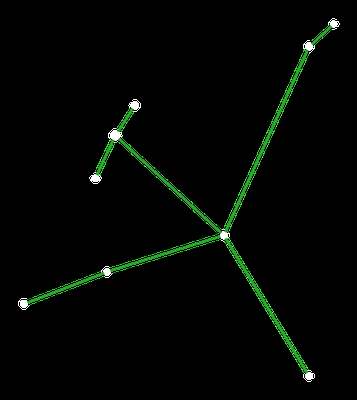
#> input picture participant/patterns/aquila_pattern.png, 357 x 400 px; its folder holds only this picture in this run
$ jupyter execute --allow-errors constellation_detection.ipynb   (older library calls are emulated)
#> lines starting #> are read from the running program, lines starting #| are printed output that depends on the picture; after the words box and inside, x2 and y2 are one past the last pixel; in counts of white or black regions, pixels touching at a corner belong together
#> in from_png, im is the input picture: shape (400, 357, 4); mean B, G, R, A 2.6, 6.2, 2.5, 3.5
[cell 1]
from __future__ import annotations   # must remain the very first statement of the notebook

import copy
import csv
import glob
import itertools
import math
import os
import re
import sys
import time
import traceback
from collections import deque, namedtuple
from concurrent.futures import ThreadPoolExecutor
from dataclasses import dataclass, replace
from dataclasses import field as dc_field
from functools import lru_cache
from types import SimpleNamespace

import cv2
import numpy as np
import torch
import torch.nn.functional as F
from scipy import ndimage
from scipy.spatial import cKDTree
from scipy.stats import rankdata

# Constellation Detection as Plate Solving
*CS-GY 6643 Computer Vision, Project 1, Question 5*

## The problem in one paragraph

Every scene gives us a 3000 × 3000 greyscale sky and a folder of 32 × 32 query patches. A patch is one of three things: a star belonging to the constellation drawn in that sky, some other star of the same sky, or a crop taken from somewhere else entirely. Patches that do belong to the sky have been rotated, rescaled, blurred, shifted by a sub-pixel amount and had noise added, but their centre still sits on the answer. For each patch the output is either `-1` or `(x, y, m)`, where `m = 1` marks a star of the figure, and each scene additionally gets one of 48 constellation names.

A scene is scored as

$$0.25\,\text{Presence} + 0.20\,\text{Localisation} + 0.25\,\text{GeometricRecovery} + 0.30\,\text{Identification},$$

and the final score is the mean over scenes.

## How the solver is organised

The code is built around a handful of objects, each owning one stage of a scene:

| object | job |
|---|---|
| `SkyModel` | background removal, matched-filter star catalogue, saturated-star fixes, stretched correlation image, neighbour tables |
| `Patch` | the same front-end at patch scale, plus the neighbour descriptor and the halo size |
| `Constellation` | a reference drawing turned into a normalised point set with seed pairs |
| `PoseScorer` | correlation of one patch against the sky at any set of (centre, zoom, angle) poses |
| `Localizer` | finds every patch of a scene: whole-sky sweep → screen → coarse → fine, or the bright-star path |
| `Identifier` | exhaustive two-point hypotheses for every figure, likelihood-ratio scoring, scrambled-figure calibration |
| `SceneOutcome` | everything a solved scene produced (answers, name, ranking, the evidence behind them) |

The notebook follows the data: environment and settings, then the stages in pipeline order, then the scene driver, diagnostics and runs.

## 0. Environment

Locates the `participant/` folder (Colab Drive, a local folder, or the `CONST_DATA` variable) and picks the torch device. `IN_NOTEBOOK` gates everything that only makes sense interactively (plots, evaluation), so the same file can also run as a script.

[cell 2]
def running_in_colab() -> bool:
    try:
        import google.colab  # noqa: F401
    except ImportError:
        return False
    return True


def find_participant_dir():
    """Absolute path of the first candidate folder that holds a patterns/ subfolder, else None."""
    candidates = (os.environ.get("CONST_DATA", ""), "participant", "../participant",
                  os.path.join(os.getcwd(), "participant"),
                  "/content/drive/MyDrive/constellation_data/participant", "/content/participant")
    return next((os.path.abspath(c) for c in candidates if c and os.path.isdir(os.path.join(c, "patterns"))), None)


IN_COLAB = running_in_colab()
DATA = find_participant_dir()
if DATA is None and IN_COLAB:
    from google.colab import drive
    drive.mount("/content/drive")
    DATA = find_participant_dir()
if DATA is None:
    print("participant/ not found: place it next to this notebook, set CONST_DATA, or pass --data")

IN_NOTEBOOK = ("ipykernel" in sys.modules) or hasattr(sys, "ps1") or IN_COLAB
print("data:", DATA, "| colab:", IN_COLAB, "| notebook:", IN_NOTEBOOK)

SKY_W = SKY_H = 3000
CV_THREADS = int(os.environ.get("DENSE_WORKERS", "8"))
#> (the rest of this cell did not finish here and is left out)

## 1. What the data looks like

- **Scenes.** Three labelled training skies (pisces 41 patches, scorpius 41, taurus 34) and sixteen validation skies with between 21 and 87 patches.
- **Reference drawings.** RGBA line art. Size, rotation, mirroring and aspect ratio are all arbitrary, so a drawing only fixes the figure up to a similarity (or mild affine) transform.
- **Patches.** Present, off-figure and foreign patches are degraded in exactly the same way. Their appearance alone says nothing about their class; only a match against the sky can.
- **Sky statistics.** The intensity distribution is heavy-tailed: most pixels are near black, a small fraction is saturated, and the background shifts across mosaic seams and nebulae. Hence a robust background model, and a compressive stretch before any correlation so a single saturated star cannot dominate a window.

No part of the solver may be tuned to an individual scene. Every constant is expressed in pixels, robust-noise units or score units, and the training scenes serve only as a check.

## 2. Configuration

All knobs sit in the `Config` dataclass. `configure(base, **changes)` returns an edited copy; the experiments at the end of the notebook use it to try variants without touching the defaults.

[cell 3]
@dataclass
class Config:
    """Tunable numbers of the solver.  Each one is a pixel, noise-unit or score quantity; none
    is tied to a particular scene."""

    # --- sky catalogue ---------------------------------------------------------------
    bg_shrink: int = 4                 # the background is estimated on a 4x-downsampled sky
    bg_median_px: int = 31             # median window on that small image (~124 px at full size)
    star_psf_sigma: float = 1.2        # width of the point-source matched filter
    star_k_sigma: float = 3.6          # detection threshold in robust-noise units
    star_nms_radius: int = 3
    star_cap: int = 60000
    despeckle: bool = True             # 3x3 median, detection only
    sat_value: int = 250               # saturation level
    sat_min_px: int = 3                # a plateau must have at least this many pixels
    sat_min_fill: float = 0.3          # and be compact (seams and diffraction spikes are not)

    # --- query patches ---------------------------------------------------------------
    tile_bg_median: int = 9
    tile_bg_model: str = "median"      # "median" or "surface"
    tile_edge_margin: float = 0.0
    tile_psf_sigma: float = 1.0
    tile_k_sigma: float = 3.2
    tile_remove_halo: bool = True
    tile_max_neighbours: int = 8
    tile_seed_neighbours: int = 3
    anchor_radius: float = 2.5
    tile_centre: float = 15.5

    # --- neighbour-pattern voting ------------------------------------------------------
    zoom_lo: float = 0.7               # sky pixels per patch pixel
    zoom_hi: float = 1.45
    sky_knn: int = 16
    nb_tol_px: float = 1.5
    nb_tol_rel: float = 0.06
    nb_tol_edge: float = 2.5
    flux_spread_w: float = 0.3
    mem_budget_gb: float = 20.0

    # --- whole-sky template sweep -----------------------------------------------------
    search_stride: int = 1
    search_n_angles: int = 36
    search_zooms: tuple = (0.8, 0.9, 1.0, 1.12, 1.25)
    search_inner_r: float = 0.0
    search_peaks_each: int = 6
    search_keep: int = 1500
    search_batch: int = 24
    search_backend: str = "auto"       # "auto" | "cv" | "torch"

    # --- verification correlation ------------------------------------------------------
    corr_sigma: float = 1.0
    corr_stretch: str = "sqrt"         # "asinh" | "sqrt" | "none"
    corr_outer_r: float = 22.0
    corr_remove_profile: bool = True
    corr_inner_r: float = 4.0
    corr_batch: int = 65536
    screen_keep: int = 150
    coarse_dang_deg: float = 7.5
    coarse_dzoom: float = 0.10
    fine_keep: int = 12
    fine_dang_deg: float = 1.5
    fine_dzoom: float = 0.025
    fine_dxy: float = 0.6
    null_draws: int = 200
    bgcorr_star_level: float = 3.0
    bgcorr_inner_r: float = 7.0
    bgcorr_weight: float = 0.0
    whiten: bool = True
    whiten_eps: float = 0.1
    whiten_dense: bool = False

    # --- presence decision -------------------------------------------------------------
    pres_ncc_alone: float = 0.70
    pres_ncc_floor: float = 0.55
    pres_margin: float = 0.08
    pres_bright_ncc: float = 0.55
    pres_z_alone: float = 8.0
    pres_z_weak: float = 3.0
    pres_min_support: int = 3
    pres_zbg: float = 99.0

    # --- reference drawings ------------------------------------------------------------
    fig_min_pair_len: float = 0.35
    fig_pair_cap: int = 500
    fig_pairs_per_node: int = 4

    # --- identification ----------------------------------------------------------------
    id_n_stars: int = 350
    id_n_complete: int = 600
    id_scale_lo: float = 300.0         # sky pixels per normalised figure unit
    id_scale_hi: float = 1500.0
    id_shift_margin: float = 300.0
    id_verify_min: int = 60
    id_verify_max: int = 400
    id_keep_per_chunk: int = 400
    id_chunk_work: float = 2.0e7
    id_tol_rel: float = 0.02
    id_tol_lo: float = 10.0
    id_tol_hi: float = 12.0
    id_seed_mult: float = 2.5
    id_soft_mult: float = 1.5
    id_dt_cell: float = 4.0
    id_sigma_div: float = 3.0
    id_affine_min: int = 4
    id_max_aniso: float = 1.3
    id_off_margin: float = 80.0
    id_off_penalty: float = 0.0
    id_max_off: int = 1
    id_max_off_frac: float = 0.4
    id_size_w: float = 0.4
    id_missing_w: float = 0.5
    id_offimg_w: float = 0.1
    id_merge_px: float = 6.0
    null_k: int = 2
    null_sd_floor: float = 1.0
    null_seed: int = 12345
    null_shrink: float = 2.0
    null_bw: float = 1.5

    # --- bright patches and figure placement ---------------------------------------------
    bright_radius: float = 6.0
    bright_pool: int = 500
    bright_refine_n: int = 60
    bright_jitter_n: int = 6
    bright_jitter_px: float = 2.0
    bright_jitter_step: float = 1.0
    bright_jitter_sat_px: float = 6.0
    bright_jitter_sat_step: float = 2.0
    core_search_r: float = 8.0
    core_level: float = 0.9
    bright_always_present: bool = True
    bright_sure_margin: float = 0.08
    dense_confident_margin: float = 0.10
    node_snap_px: float = 30.0
    node_n_angles: int = 18
    node_zooms: tuple = (0.8, 0.9, 1.0, 1.12, 1.25)
    node_min_ncc: float = 0.0
    node_min_margin: float = 0.0
    node_keep_px: float = 12.0
    place_tol_mult: float = 3.0
    blown_mean: float = 150.0
    assign_blown: bool = True
    blown_flux_frac: float = 0.5
    member_px: float = 12.0

    # --- execution -----------------------------------------------------------------------
    prefetch: int = 3
    do_identify: bool = True
    verbose: int = 1


def configure(base: Config | None = None, **changes) -> Config:
    """Copy of `base` (or of the defaults) with the given fields replaced."""
    return replace(base or Config(), **changes)

## 3. Shared utilities

- `robust_sigma`: Gaussian-equivalent noise from the median absolute deviation.
- `greedy_suppress`: keep the strongest point of every cluster (non-maximum suppression on points).
- `fit_similarity` / `fit_affine`: least-squares 2-D transforms between matched point sets.
- `tile_geometry` and `ring_labels`: cached pixel offsets, radii and one-pixel ring indices of a 32 × 32 patch.
- `StarTable`: a column store of detections whose columns are always filtered together.

[cell 4]
def log(cfg, *parts):
    if cfg.verbose:
        print(*parts, file=sys.stderr, flush=True)


# [7 lines left out: function robust_sigma, not called in this run]


def greedy_suppress(points, radius, strength):
    """Boolean mask: visiting points strongest first, keep a point unless an already-kept point
    lies within `radius` of it."""
    keep = np.zeros(len(points), bool)
    if len(points) == 0:
        return keep
    neighbourhoods = cKDTree(points).query_ball_point(points, radius)
    alive = np.ones(len(points), bool)
    for i in np.argsort(-strength):
        if alive[i]:
            keep[i] = True
            alive[neighbourhoods[i]] = False
    return keep


# [18 lines left out: functions fit_similarity, fit_affine, not called in this run]


def apply_transform(A, t, pts):
    return pts @ A.T + t


# [12 lines left out: functions tile_geometry, ring_labels, not called in this run]


def pixel_of(coord, limit):
    return np.clip(np.round(coord).astype(int), 0, limit - 1)


@dataclass
class StarTable:
    """Detections as parallel columns.  Optional columns are None until filled."""
    x: np.ndarray
    y: np.ndarray
    flux: np.ndarray
    peak: np.ndarray
    snr: np.ndarray = None
    x0: np.ndarray = None
    y0: np.ndarray = None
    sat_area: np.ndarray = None
    sat_flux: np.ndarray = None
    sat: np.ndarray = None

    @classmethod
    def empty(cls):
        return cls(*(np.zeros(0) for _ in range(4)))

    def __len__(self):
        return len(self.x)

    @property
    def xy(self):
        return np.stack([self.x, self.y], 1)

    def subset(self, selector) -> "StarTable":
        return StarTable(**{name: (col if col is None else col[selector]) for name, col in vars(self).items()})

## 4. From pixels to stars

### 4a. The sky: `SkyModel`

1. **Flatten.** Downsample 4× by area averaging, take a 31-pixel median, upsample, subtract. Stars are sparse bright outliers and the background is roughly piecewise constant, which is exactly the situation a median handles well.
2. **Detect.** A 3 × 3 median removes hot pixels (for detection only). A σ = 1.2 px Gaussian is the matched filter for a point source; its local maxima above 3.6 × (1.4826 · MAD) are stars. Their centroids and fluxes come from 5 × 5 box sums.
3. **Fix saturated stars.** A blown-out star has a flat top, so the box centroid can land anywhere on it. Each such star is moved to the centroid of its compact saturated component (found through a 3 × 3 maximum filter over the component labels), duplicates on one plateau are merged, and the count of saturated pixels in a 25 × 25 box (read from a summed-area table) becomes its brightness proxy.
4. **Prepare for correlation.** The flattened sky is lightly smoothed and mapped through `sign(x)·sqrt(|x|)` in noise units: brightness order is preserved but the bright tail is compressed.
5. **Neighbour tables.** Once the patches are known (they fix the search radius), every star records its 16 nearest neighbours as offsets, distances, angles and fluxes.

[cell 5]
# [85 lines left out: functions subtract_background, detect_peaks, box_count, recentre_saturated, compress_range, not called in this run]


class SkyModel:
    """Star catalogue, correlation image and noise level of one sky; neighbour tables are added
    by index_neighbours once the search radius is known."""

    # [32 lines left out: functions __init__, index_neighbours, not called in this run]

    def star_list(self):
        """The light-weight part of the catalogue that outlives the scene."""
        return SimpleNamespace(xy=self.xy, flux=self.flux, sat=self.sat)

### 4b. The patches: `Patch`

Each patch goes through a scaled-down version of the same pipeline. A small median followed by a Gaussian models the local illumination. The mean of each one-pixel ring around the centre is then subtracted, so the halo of a bright central star does not bury its neighbours. The detection within 2.5 px of the centre is the *anchor*; up to 8 other detections, with their distance, angle, flux and an SNR weight, form the patch descriptor.

The *halo radius* is where the ring profile falls below 25 % of the central excess. A patch whose halo reaches 6 px is handled as a **bright-star patch** later on.

[cell 6]
# [13 lines left out: function surface_background, not called in this run]


def ring_average(img, ring):
    return np.bincount(ring.ravel(), img.ravel(), 24) / np.maximum(np.bincount(ring.ravel(), minlength=24), 1)


# [9 lines left out: function halo_radius, not called in this run]


class Patch:
    """A query patch: its stretched image, neighbour descriptor and halo size."""

    # [74 lines left out: functions __init__, _background_free, _find_stars, _describe, core_centroid, not called in this run]

## 5. Reference figures: `Constellation`

A drawing's stars are its white dots: pixels with alpha above 100 whose three colour channels all exceed 150. Every connected blob of 4 to 400 px (and at most 30 px across) becomes a node, with its area kept as a size, since bigger dots mean brighter stars. A blob that is far larger than the typical one, or clearly elongated, is really two dots touching; it is split at the maxima of its distance transform. Drawings without white dots fall back to filled discs, rings and skeleton end points.

Nodes are normalised to zero centroid and unit RMS radius. Hypotheses are later seeded from node pairs; to bound the cost (pairs × nodes), each node contributes at most its 4 longest pairs.

[cell 7]
def drawing_mask(im):
    """Foreground of a drawing: the alpha channel when it is informative, otherwise pixels far
    from the most common border grey level."""
    gray = im if im.ndim == 2 else cv2.cvtColor(im[:, :, :3], cv2.COLOR_BGR2GRAY)
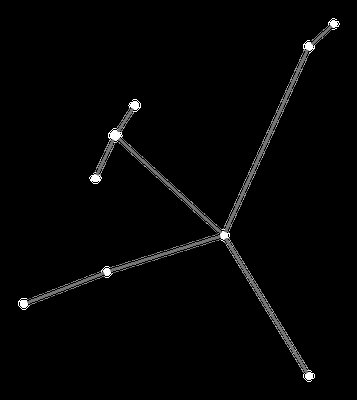
#> gray: shape (400, 357); min 0, max 255, mean 4.7
    if im.ndim == 3 and im.shape[2] == 4:
        alpha = im[:, :, 3]
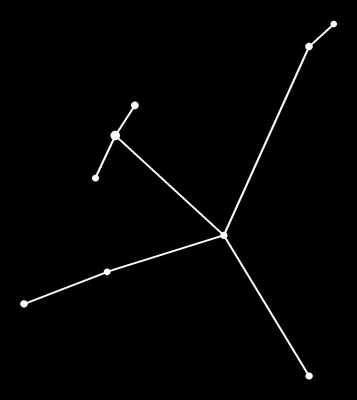
#> alpha: shape (400, 357); min 0, max 255, mean 3.5
        if alpha.min() < 128 < alpha.max():
            return (alpha > 128).astype(np.uint8)
#> returned value: shape (400, 357); values 0 (black) and 1 (white), 1.3% white in thin lines or dots, all inside (x1, y1, x2, y2) = (20, 21, 337, 379)
    border = np.concatenate([gray[0], gray[-1], gray[:, 0], gray[:, -1]])
    background = int(np.bincount(border).argmax())
    return (np.abs(gray.astype(int) - background) > 40).astype(np.uint8)


def seed_pairs(norm, cfg):
    """Node pairs of normalised length >= fig_min_pair_len (or the upper 70 % if that leaves
    fewer than 3), capped at fig_pairs_per_node x nodes, longest first."""
    pairs = np.array(list(itertools.combinations(range(len(norm)), 2)), int).reshape(-1, 2)
    if len(pairs) == 0:
        return np.zeros((0, 2), int)
    length = np.hypot(*(norm[pairs[:, 0]] - norm[pairs[:, 1]]).T)
    long_enough = length >= cfg.fig_min_pair_len
    if long_enough.sum() < 3:
        long_enough = length >= np.percentile(length, 30)
    pairs, length = pairs[long_enough], length[long_enough]
    cap = min(cfg.fig_pair_cap, max(12, cfg.fig_pairs_per_node * len(norm)))
    if len(pairs) > cap:
        pairs = pairs[np.argsort(-length)[:cap]]
    return pairs if len(pairs) else np.zeros((0, 2), int)


def split_touching(labels, i, x, y, w, h):
    """Centres of the dots inside blob i (distance-transform maxima), or None for a single dot."""
    blob = np.pad((labels[y:y + h, x:x + w] == i).astype(np.uint8), 1)
    dt = cv2.distanceTransform(blob, cv2.DIST_L2, 5)
    ridge = (dt >= cv2.dilate(dt, np.ones((3, 3), np.uint8))) & (dt >= 0.6 * dt.max()) & (dt > 0)
    rows, cols = np.nonzero(ridge)
    if len(rows) < 2:
        return None
    centres = np.stack([cols, rows], 1).astype(float)
    keep = greedy_suppress(centres, max(4.0, 1.2 * float(dt.max())), dt[rows, cols])
    if keep.sum() < 2:
        return None
    return centres[keep] - 1.0 + np.array([x, y], float)


def white_dot_nodes(im):
    """(centres, areas) of the drawing's white dots, touching pairs split in two."""
    alpha = im[:, :, 3] if im.shape[2] == 4 else np.full(im.shape[:2], 255, np.uint8)
    dots = (alpha > 100) & (im[:, :, :3].min(axis=2) > 150)
#> dots: shape (400, 357) bool; 0.29% white; 9 white regions, largest, box (x1, y1, x2, y2) and area: (110, 131, 120, 141) 71, (131, 101, 139, 109) 49, (20, 300, 28, 308) 47
#> (the rest of the program and of its run is left out)
